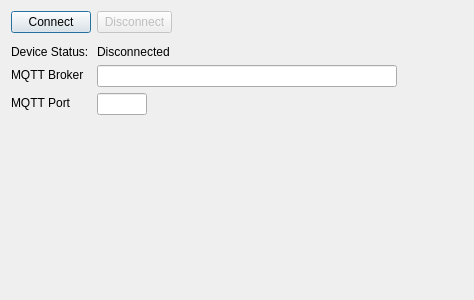
<?xml version="1.0" encoding="UTF-8"?>
<ui version="4.0">
 <class>Dialog2</class>
 <widget class="QDialog" name="Dialog2">
  <property name="enabled">
   <bool>true</bool>
  </property>
  <property name="geometry">
   <rect>
    <x>0</x>
    <y>0</y>
    <width>474</width>
    <height>300</height>
   </rect>
  </property>
  <property name="windowTitle">
   <string>Dialog</string>
  </property>
  <layout class="QFormLayout" name="formLayout_2">
   <item row="11" column="0">
    <widget class="QLabel" name="statusLabel">
     <property name="maximumSize">
      <size>
       <width>100</width>
       <height>20</height>
      </size>
     </property>
     <property name="text">
      <string>Device Status:</string>
     </property>
    </widget>
   </item>
   <item row="11" column="1">
    <widget class="QLabel" name="deviceStatusLabel">
     <property name="maximumSize">
      <size>
       <width>100</width>
       <height>20</height>
      </size>
     </property>
     <property name="text">
      <string>Disconnected</string>
     </property>
    </widget>
   </item>
   <item row="12" column="0">
    <widget class="QLabel" name="brokerLabel">
     <property name="maximumSize">
      <size>
       <width>75</width>
       <height>20</height>
      </size>
     </property>
     <property name="text">
      <string>MQTT Broker</string>
     </property>
    </widget>
   </item>
   <item row="12" column="1">
    <widget class="QLineEdit" name="brokerLineEdit">
     <property name="minimumSize">
      <size>
       <width>300</width>
       <height>0</height>
      </size>
     </property>
     <property name="maximumSize">
      <size>
       <width>300</width>
       <height>16777215</height>
      </size>
     </property>
    </widget>
   </item>
   <item row="14" column="0">
    <widget class="QLabel" name="portLabel">
     <property name="maximumSize">
      <size>
       <width>100</width>
       <height>20</height>
      </size>
     </property>
     <property name="text">
      <string>MQTT Port</string>
     </property>
    </widget>
   </item>
   <item row="14" column="1">
    <widget class="QLineEdit" name="portLineEdit">
     <property name="enabled">
      <bool>true</bool>
     </property>
     <property name="maximumSize">
      <size>
       <width>50</width>
       <height>16777215</height>
      </size>
     </property>
     <property name="readOnly">
      <bool>false</bool>
     </property>
    </widget>
   </item>
   <item row="0" column="0">
    <widget class="QPushButton" name="connectButton">
     <property name="maximumSize">
      <size>
       <width>100</width>
       <height>30</height>
      </size>
     </property>
     <property name="text">
      <string>Connect</string>
     </property>
    </widget>
   </item>
   <item row="4" column="0">
    <spacer name="verticalSpacer_2">
     <property name="orientation">
      <enum>Qt::Vertical</enum>
     </property>
     <property name="sizeHint" stdset="0">
      <size>
       <width>20</width>
       <height>20</height>
      </size>
     </property>
    </spacer>
   </item>
   <item row="18" column="0">
    <spacer name="verticalSpacer_3">
     <property name="orientation">
      <enum>Qt::Vertical</enum>
     </property>
     <property name="sizeHint" stdset="0">
      <size>
       <width>20</width>
       <height>300</height>
      </size>
     </property>
    </spacer>
   </item>
   <item row="0" column="1">
    <widget class="QPushButton" name="disconnectButton">
     <property name="enabled">
      <bool>false</bool>
     </property>
     <property name="maximumSize">
      <size>
       <width>75</width>
       <height>30</height>
      </size>
     </property>
     <property name="text">
      <string>Disconnect</string>
     </property>
    </widget>
   </item>
  </layout>
 </widget>
 <resources/>
 <connections/>
</ui>
